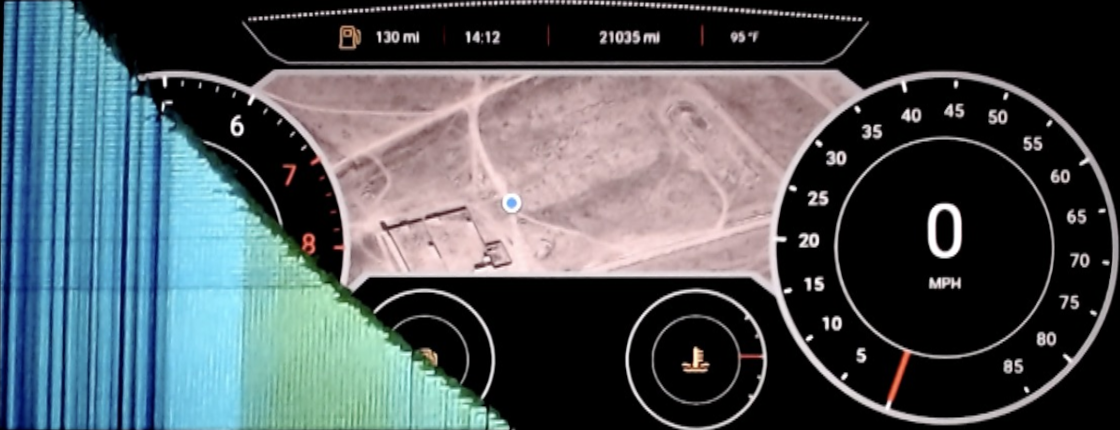
#> input picture Data/TestSet1ProperlyFormatted/test2/observed.png, 1120 x 430 px, found by its file name
$ python SVDfeatures.py
#> lines starting #> are read from the running program, lines starting #| are printed output that depends on the picture
"""
The purpose of this script is to have the code for grabing features of an image with svd
"""
import cv2
import numpy as np
from numpy import linalg as la
import matplotlib.pyplot as plt


def normalize_pixels(image):
    # scale the compact image
    min_val = image.min()
    max_val = image.max()
    image = (image - min_val) / (max_val - min_val) * 255
    image = np.uint8(image)
    return image


def main():
    #A = cv2.imread("Data/NewDashboardPictures/darktable_exported/20240221_100532.png", cv2.IMREAD_GRAYSCALE)
    A = cv2.imread("Data/TestSet1ProperlyFormatted/test7/observed.png", cv2.IMREAD_GRAYSCALE)


    u, s, v = la.svd(A, full_matrices=False)
    values = list(s)
    x_values = np.arange(len(values))
    plt.scatter(x_values, values, alpha=0.6)
    plt.show()

    resolutions = [10, 25, 50, 100, 200, 500, 1000]


    cv2.imshow("Original Image", A)
    for res in resolutions:
        leading_eigenvalues = [values[i] if i < res else 0 for i in range(len(values))]
        s = np.diag(np.array(leading_eigenvalues))
        compact_image = np.matmul(np.matmul(u, s), v)
        print(compact_image.shape)
        print(compact_image.dtype)
        print(np.amax(compact_image))
        print(np.amin(compact_image))

        # scale the compact image
        min_val = compact_image.min()
        max_val = compact_image.max()
        compact_scaled = (compact_image - min_val) / (max_val - min_val) * 255
        compact_scaled = np.uint8(compact_scaled)

        # show it
        cv2.imshow("Compact Image", compact_scaled)
        cv2.waitKey()


def svd_compaction(image, n_values):
    #convert to grayscale if needed
    if len(image.shape) == 3:
        image = cv2.cvtColor(image, cv2.COLOR_BGR2GRAY)


    #SVD
    u, s, v = la.svd(image, full_matrices=False)
    values = list(s)

    #Reconstruct with only n_values singular values
    leading_eigenvalues = [values[i] if i < n_values else 0 for i in range(len(values))]
    s = np.diag(np.array(leading_eigenvalues))
    compact_image = np.matmul(np.matmul(u, s), v)

    # scale the compact image
    min_val = compact_image.min()
    max_val = compact_image.max()
    compact_scaled = (compact_image - min_val) / (max_val - min_val) * 255
    compact_scaled = np.uint8(compact_scaled)
    return compact_scaled


def test():
    resolutions = [10, 25, 50, 100, 200, 500, 1000]
    image = cv2.imread("Data/TestSet1ProperlyFormatted/test7/observed.png", cv2.IMREAD_GRAYSCALE)
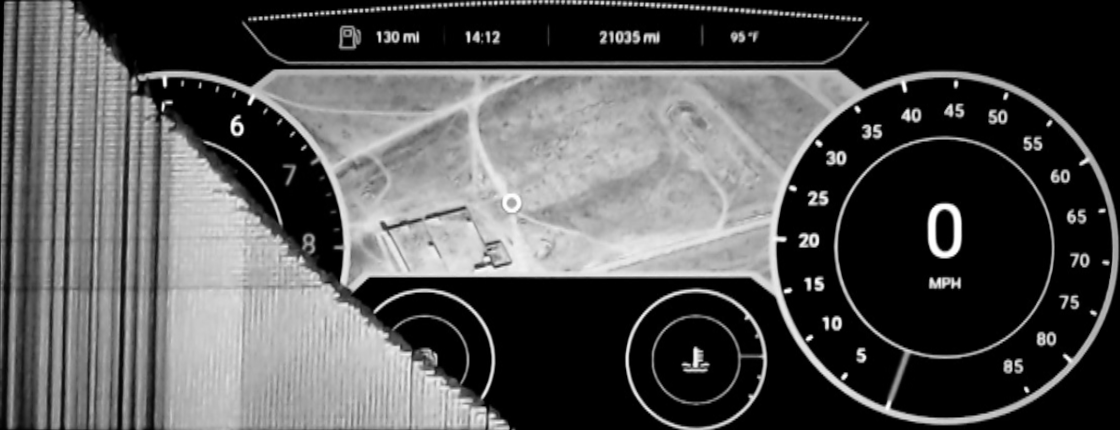
#> image: shape (430, 1120); min 0, max 255, mean 82.3
    expected = cv2.imread("Data/TestSet1ProperlyFormatted/test7/expected.png", cv2.IMREAD_GRAYSCALE)
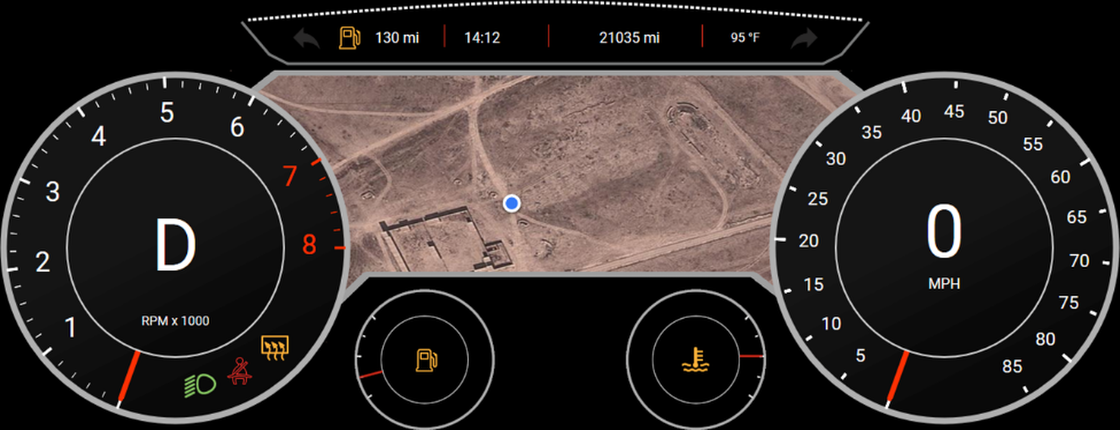
#> input picture Data/TestSet1ProperlyFormatted/test7/expected.png, 1120 x 430 px
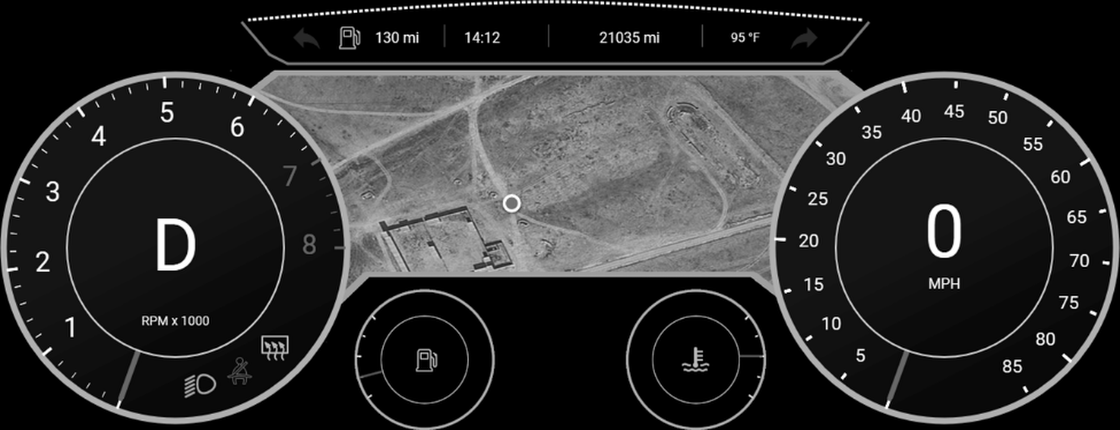
#> expected: shape (430, 1120); min 0, max 255, mean 44.4
    for res in resolutions:
        out = svd_compaction(image, res)
        out2 = svd_compaction(expected, res)

        difference = normalize_pixels(np.absolute(out.astype(np.float64) - out2.astype(np.float64)))
        difference = cv2.medianBlur(difference, 7)
        difference = cv2.GaussianBlur(difference, (7, 7), 0)

        #difference = cv2.threshold(difference, 0, 255, cv2.THRESH_BINARY + cv2.THRESH_OTSU)


        cv2.imshow(f"observed (obstructed)", out)
        cv2.imshow(f"expected", out2)
        cv2.imshow("difference", difference)
        cv2.waitKey()
#> this loop made 7 passes
#> pass 1, in svd_compaction, `u, s, v = la.svd(image, full_matrices=False)`:
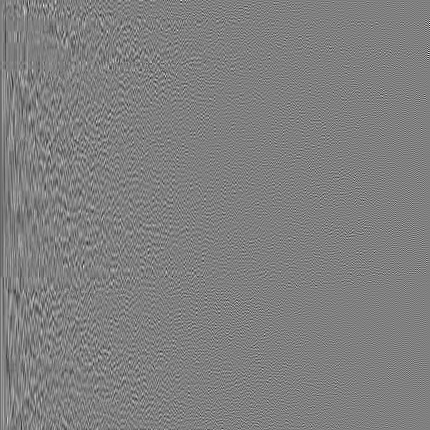
#> u: shape (430, 430) float64; min -0.332, max 0.328, mean -0.00011; drawn with min black and max white
#> pass 1, in svd_compaction, `u, s, v = la.svd(image, full_matrices=False)`:
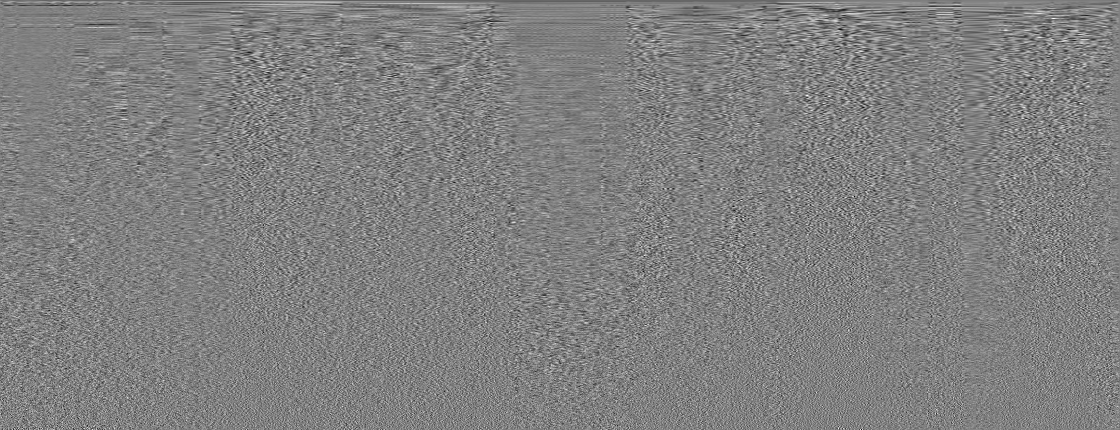
#> v: shape (430, 1120) float64; min -0.178, max 0.175, mean -4.93e-05; drawn with min black and max white
#> pass 1, in svd_compaction, `compact_image = np.matmul(np.matmul(u, s), v)`:
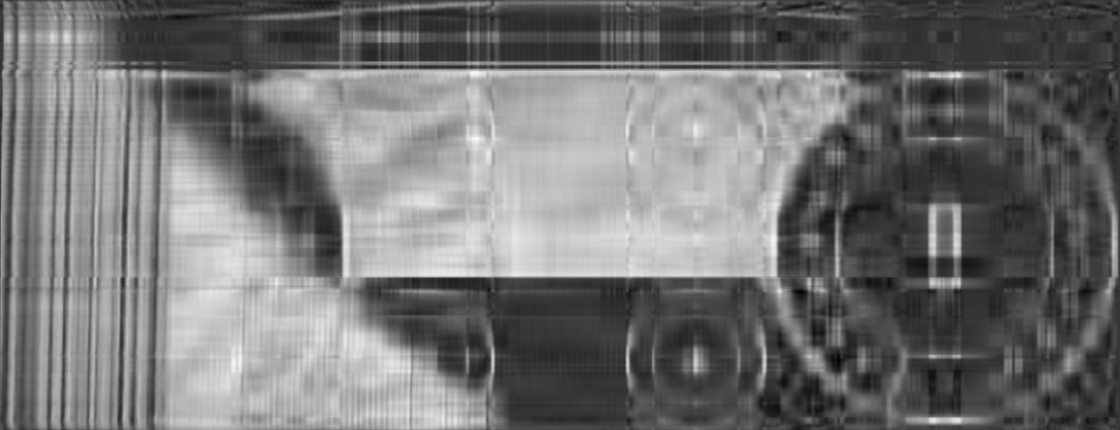
#> compact_image: shape (430, 1120) float64; min -73.96, max 271.3, mean 82.3; drawn with min black and max white


if __name__ == "__main__":
    #main()
    test()
